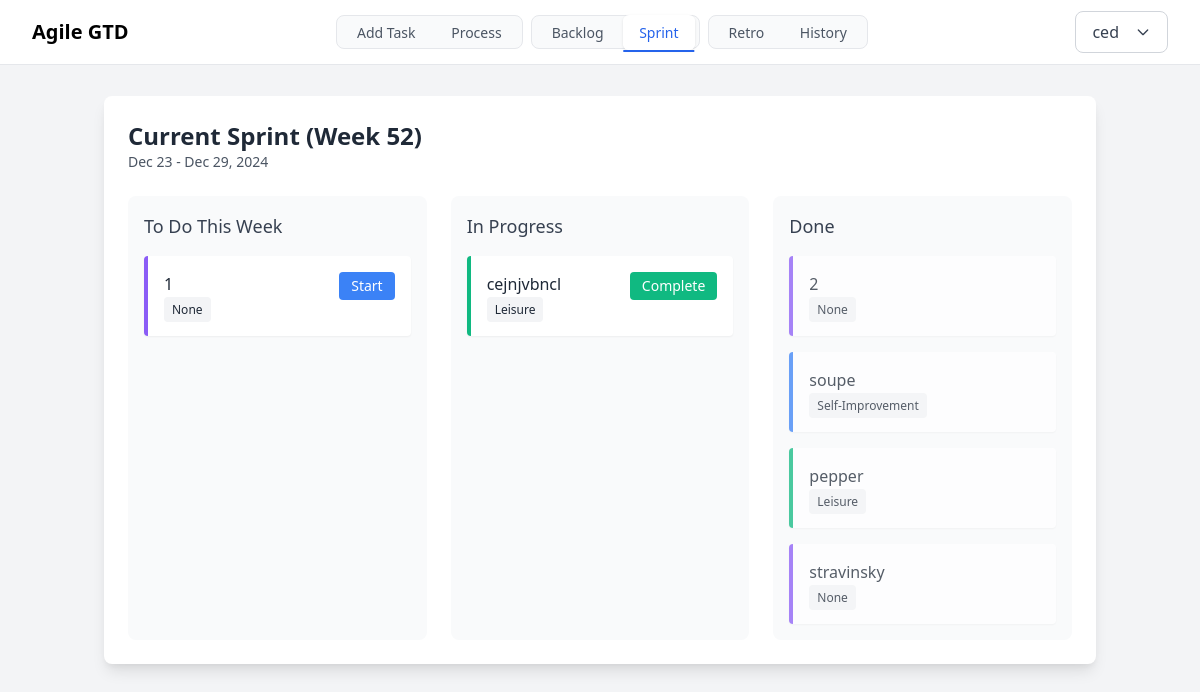
The page /sprint/ (signed in) on the database its author committed.
### tasks/models.py (models this page shows, shortened)
class Sprint(models.Model):
    STATUS_CHOICES = [
        ('planned', 'Planned'),
        ('active', 'Active'),
        ('completed', 'Completed'),
    ]
    start_date = models.DateField()
    end_date = models.DateField()
    status = models.CharField(max_length=20, choices=STATUS_CHOICES, default='planned')
    user = models.ForeignKey(User, on_delete=models.CASCADE)

class Task(models.Model):
    STATUS_CHOICES = [
        ('inbox', 'Inbox'),
        ('backlog', 'Backlog'),
        ('in_progress', 'In Progress'),
        ('done', 'Done'),
        ('deleted', 'Deleted'),
    ]
    TIME_UNIT_CHOICES = [
        ('hours', 'Hours'),
        ('days', 'Days'),
        ('weeks', 'Weeks'),
    ]
    CATEGORY_CHOICES = [
        ('self_improvement', 'Self-Improvement'),
        ('leisure', 'Leisure'),
        ('personal_work', 'Personal Work'),
    ]
    title = models.CharField(max_length=200)
    scope = models.TextField(blank=True, help_text="Project scope and objectives")
    created_date = models.DateTimeField(default=timezone.now)
    modified_date = models.DateTimeField(auto_now=True)
    completed_date = models.DateTimeField(null=True, blank=True)
    status = models.CharField(max_length=20, choices=STATUS_CHOICES, default='inbox')
    is_project = models.BooleanField(default=False)
    project_number = models.IntegerField(null=True, blank=True)
    parent_project = models.ForeignKey('self', null=True, blank=True, on_delete=models.CASCADE, related_name='subtasks')
    cost = models.IntegerField(null=True, blank=True, help_text="Effort required (0-10)")
    benefit = models.IntegerField(null=True, blank=True, help_text="Value gained (0-10)")
    estimated_time = models.IntegerField(null=True, blank=True)
    time_unit = models.CharField(max_length=10, choices=TIME_UNIT_CHOICES, default='hours', null=True, blank=True)
    user = models.ForeignKey(User, on_delete=models.CASCADE, related_name='tasks')
    category = models.CharField(
        max_length=20,
        choices=CATEGORY_CHOICES,
        null=True,
        blank=True
    )
    sprint = models.ForeignKey(
        'Sprint',
        on_delete=models.SET_NULL,
        null=True,
        blank=True,
        related_name='tasks'
    )
    class Meta:
        ordering = ['-created_date']

### tasks/views.py (the view, shortened to what this page needs)
# urls.py: path('sprint/', views.SprintView.as_view(), name='sprint'),
class SprintView(LoginRequiredMixin, SprintMixin, View):
    template_name = 'tasks/sprint.html'
    def get(self, request):
        sprint = self.get_current_sprint(request.user)
        is_sunday = timezone.now().date().weekday() == 6
        context = {
            'sprint': sprint,
            'is_sunday': is_sunday,
            'todo_tasks': Task.objects.filter(
                sprint=sprint,
                user=request.user,
                status='backlog'
            ),
            'in_progress_tasks': Task.objects.filter(
                sprint=sprint,
                user=request.user,
                status='in_progress'
            ),
            'done_tasks': Task.objects.filter(
                sprint=sprint,
                user=request.user,
                status='done'
            )
        }
        return render(request, self.template_name, context)

### tasks/views.py (called while the page is built, shortened)
    def get_current_sprint(self, user):
        today = timezone.now().date()
        sprint = Sprint.objects.filter(
            user=user,
            start_date__lte=today,
            end_date__gte=today,
            status='active'
        ).first()
        return sprint

### templates/tasks/sprint.html (shortened to what this page needs)
{% extends 'tasks/base.html' %}
{% block content %}
<div class="max-w-7xl mx-auto">
    <div class="bg-white shadow-lg rounded-lg p-6">
        <div class="flex justify-between items-center mb-6">
            <div>
                <h1 class="text-2xl font-bold text-gray-800">
                    Current Sprint (Week {{ sprint.start_date|date:"W" }})
                </h1>
                <p class="text-sm text-gray-600">
                    {{ sprint.start_date|date:"M d" }} - {{ sprint.end_date|date:"M d, Y" }}
                </p>
            </div>
        </div>
        <div class="grid grid-cols-1 md:grid-cols-3 gap-6">
            <div class="bg-gray-50 rounded-lg p-4">
                <h2 class="text-lg font-medium text-gray-700 mb-4">To Do This Week</h2>
                <div class="space-y-4">
                    {% for task in todo_tasks %}
                    <div class="bg-white p-4 rounded shadow-sm border-l-4
                              {% if task.category == 'self_improvement' %}border-blue-500
                              {% elif task.category == 'leisure' %}border-green-500
                              {% else %}border-purple-500{% endif %}">
                        <div class="flex justify-between items-start">
                            <div>
                                <h3 class="font-medium text-gray-800">{{ task.title }}</h3>
                                <span class="text-xs bg-gray-100 text-gray-800 px-2 py-1 rounded">
                                    {{ task.get_category_display }}
                                </span>
                            </div>
                            <form method="POST" class="ml-4">
                                <button type="submit"
                                        class="px-3 py-1 bg-blue-500 text-white text-sm rounded hover:bg-blue-600">
                                    Start
                                </button>
                            </form>
                        </div>
                    </div>
                    {% endfor %}
                </div>
            </div>
            <div class="bg-gray-50 rounded-lg p-4">
                <h2 class="text-lg font-medium text-gray-700 mb-4">In Progress</h2>
                <div class="space-y-4">
                    {% for task in in_progress_tasks %}
                    <div class="bg-white p-4 rounded shadow-sm border-l-4
                              {% if task.category == 'self_improvement' %}border-blue-500
                              {% elif task.category == 'leisure' %}border-green-500
                              {% else %}border-purple-500{% endif %}">
                        <div class="flex justify-between items-start">
                            <div>
                                <h3 class="font-medium text-gray-800">{{ task.title }}</h3>
                                <span class="text-xs bg-gray-100 text-gray-800 px-2 py-1 rounded">
                                    {{ task.get_category_display }}
                                </span>
                            </div>
                            <form method="POST" class="ml-4">
                                <button type="submit"
                                        class="px-3 py-1 bg-green-500 text-white text-sm rounded hover:bg-green-600">
                                    Complete
                                </button>
                            </form>
                        </div>
                    </div>
                    {% endfor %}
                </div>
            </div>
            <div class="bg-gray-50 rounded-lg p-4">
                <h2 class="text-lg font-medium text-gray-700 mb-4">Done</h2>
                <div class="space-y-4">
                    {% for task in done_tasks %}
                    <div class="bg-white p-4 rounded shadow-sm border-l-4 opacity-75
                              {% if task.category == 'self_improvement' %}border-blue-500
                              {% elif task.category == 'leisure' %}border-green-500
                              {% else %}border-purple-500{% endif %}">
                        <h3 class="font-medium text-gray-800">{{ task.title }}</h3>
                        <span class="text-xs bg-gray-100 text-gray-800 px-2 py-1 rounded">
                            {{ task.get_category_display }}
                        </span>
                    </div>
                    {% endfor %}
                </div>
            </div>
        </div>
    </div>
</div>
{% endblock %}

### templates/tasks/base.html (shortened to what this page needs)
<!DOCTYPE html>
<html lang="en">
<head>
    <link href="https://cdn.jsdelivr.net/npm/tailwindcss@2.2.19/dist/tailwind.min.css" rel="stylesheet">
</head>
<body class="bg-gray-100 min-h-screen">
    <nav class="site-header fixed w-full z-50 bg-white border-b border-gray-200">
        <div class="max-w-7xl mx-auto px-4 sm:px-6 lg:px-8">
            <div class="flex justify-between h-16">
                <div class="flex items-center">
                    <span class="text-xl font-bold text-primary">
                        Agile GTD
                    </span>
                </div>
                <div class="hidden sm:flex sm:space-x-2 items-center">
                    <div class="nav-group p-1">
                        <a href="{% url 'landing' %}"
                           class="nav-link px-4 py-2 rounded-md text-sm font-medium
                                  {% if request.resolver_match.url_name == 'landing' %}active{% endif %}">
                            Add Task
                        </a>
                        <a href="{% url 'process_inbox' %}"
                           class="nav-link px-4 py-2 rounded-md text-sm font-medium
                                  {% if request.resolver_match.url_name == 'process_inbox' %}active{% endif %}">
                            Process
                        </a>
                    </div>
                    <div class="nav-group p-1">
                        <a href="{% url 'backlog' %}"
                           class="nav-link px-4 py-2 rounded-md text-sm font-medium
                                  {% if request.resolver_match.url_name == 'backlog' %}active{% endif %}">
                            Backlog
                        </a>
                        <a href="{% url 'sprint' %}"
                           class="nav-link px-4 py-2 rounded-md text-sm font-medium
                                  {% if request.resolver_match.url_name == 'sprint' %}active{% endif %}">
                            Sprint
                        </a>
                    </div>
                    <div class="nav-group p-1">
                        <a href="{% url 'retrospective' %}"
                           class="nav-link px-4 py-2 rounded-md text-sm font-medium
                                  {% if request.resolver_match.url_name == 'retrospective' %}active{% endif %}">
                            Retro
                        </a>
                        <a href="{% url 'history' %}"
                           class="nav-link px-4 py-2 rounded-md text-sm font-medium
                                  {% if request.resolver_match.url_name == 'history' %}active{% endif %}">
                            History
                        </a>
                    </div>
                </div>
                <div class="flex items-center">
                    {% if user.is_authenticated %}
                        <div class="relative">
                            <button type="button"
                                    onclick="toggleUserMenu()"
                                    class="btn btn-secondary">
                                <span>{{ user.username }}</span>
                                <svg class="w-4 h-4 ml-2" fill="none" stroke="currentColor" viewBox="0 0 24 24">
                                    <path stroke-linecap="round" stroke-linejoin="round" stroke-width="2" d="M19 9l-7 7-7-7"/>
                                </svg>
                            </button>
                        </div>
                    {% else %}
                        <a href="{% url 'login' %}"
                           class="btn btn-primary">
                            Login
                        </a>
                    {% endif %}
                </div>
            </div>
        </div>
    </nav>
    <div class="container mx-auto px-4 py-8">
        <div class="pt-16">
            {% block content %}
            {% endblock %}
        </div>
    </div>
</body>
</html>

### templates/tasks/base.html (style rules this page uses)
:root { --primary: #2563EB; --primary-dark: #1E40AF; --primary-light: #DBEAFE; --secondary: #4B5563; --secondary-light: #F3F4F6; --success: #059669; --warning: #D97706; --danger: #DC2626; --gray-50: #F9FAFB; --gray-100: #F3F4F6; --gray-200: #E5E7EB; --gray-300: #D1D5DB; --gray-600: #4B5563; --gray-700: #374151; --gray-800: #1F2937; --category-self-improvement: #2563EB; --category-leisure: #059669; --category-personal-work: #4B5563; }
.nav-group { background: var(--gray-50); border: 1px solid var(--gray-200); border-radius: 0.5rem; }
.nav-link { color: var(--gray-600); }
.nav-link.active { background: white; color: var(--primary); box-shadow: 0 1px 3px rgba(0, 0, 0, 0.1); }
.btn { padding: 0.5rem 1rem; border-radius: 0.375rem; font-weight: 500; transition: all 0.2s ease; border: 1px solid transparent; }
.btn-secondary { background: white; color: var(--gray-700); border-color: var(--gray-300); }
.site-header { background: white; border-bottom: 1px solid var(--gray-200); }
.btn { padding: 0.5rem 1rem; border-radius: 0.5rem; font-weight: 500; transition: all 0.3s ease; display: inline-flex; align-items: center; gap: 0.5rem; }
.nav-link { position: relative; transition: all 0.3s ease; }
.nav-link::after { content: ''; position: absolute; width: 0; height: 2px; bottom: -2px; left: 50%; background: var(--primary); transition: all 0.3s ease; transform: translateX(-50%); }
.nav-link.active::after { width: 100%; }
.nav-group { position: relative; transition: all 0.3s ease; }
.page-enter { opacity: 0; transform: translateY(20px); }
.page-enter-active { opacity: 1; transform: translateY(0); transition: opacity 0.3s, transform 0.3s; }

### rows shown on the page
Sprint: start_date "52", start_date "Dec 23", end_date "Dec 29, 2024"
Task: title "1", category "None"
Task: title "cejnjvbncl", category "Leisure"
Task: title "2", category "None"
Task: title "soupe", category "Self-Improvement"
Task: title "pepper", category "Leisure"
Task: title "stravinsky", category "None"

### other values the page prints
{{ user.username }} "ced"
